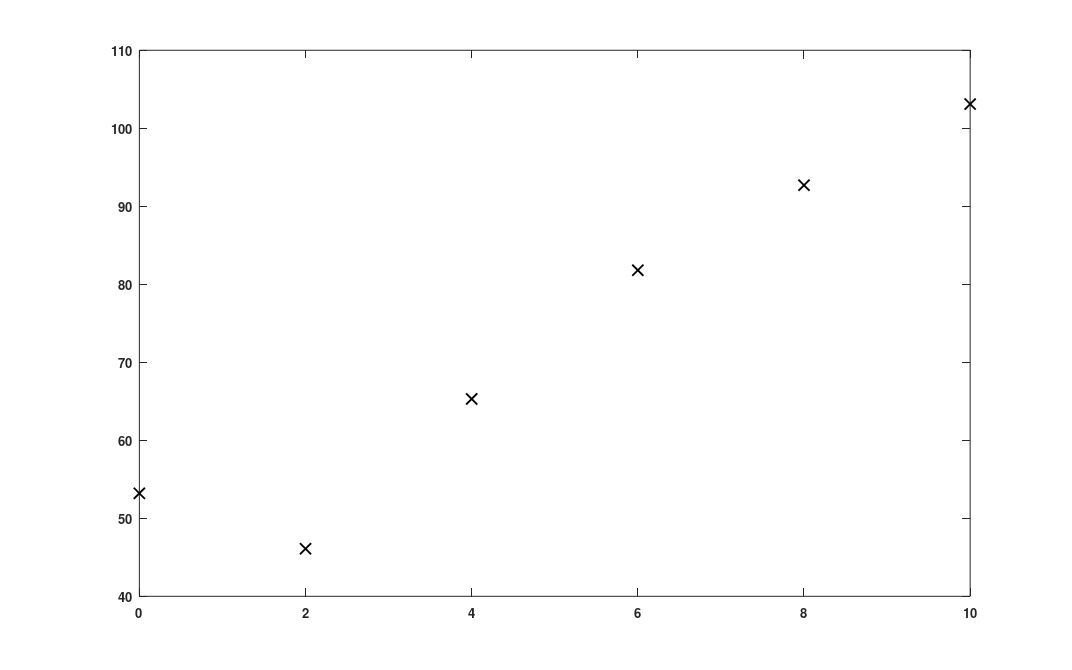

The MATLAB script that drew this image: (Note: this script raises an error after producing the figure.)
clear all
close all

% Ask for the input level of this data set
level = input('The level difference from average is (-20:10:20): ');

set(gcf, 'Position', [240 100 800 500], ...
    'PaperPosition', [0.6 0.6 16 10], 'InvertHardCopy', 'off')
set(gca, 'Fontsize', 14, 'FontWeight', 'bold', ...
    'box', 'on', 'NextPlot', 'add')

% The differences in dB between tones of a pair
% used in the constant stimuli experiment
intensity_diffs = 0:2:10;

% The next line 18 simulates a possible outcome of your experiment.
% Replace the data with the actual outcome of your experiment.
% *************************************************************** %
% The array YDATA must contain the percentages correct you obtained.
ydata = [53.2   46.1   65.3   81.8   92.7  103.1];
% *************************************************************** %

% Plot the points of the measured psychometric function
plot(intensity_diffs, ydata, 'xk', 'MarkerSize', 12, 'LineWidth', 2)

% Estimate the parameters of the cumulative, normal fit to the data.
[estimates, model] = Fitcumulnormal(intensity_diffs, ydata);
mean = estimates(1);
stdev = estimates(2);

% Show the estimated mean and standard deviation of the
% distribution
disp(' ')
fprintf('Estimated mean:     %4.2f\n', mean);
fprintf('Estimated st. dev.: %4.2f\n\n', stdev);

% Range of x values for which the fitting curve will
% be calculated and the corresponding fit.
xrange = (intensity_diffs(1)-0.9):0.01:(intensity_diffs(end)+0.9);
fit = 50+50*normcdf(xrange, mean, stdev);

% Plot the estimated cumulative normal distribution through the
% obtained estimates of the psychometric function
plot(xrange, fit, 'r', 'LineWidth', 2)
axis([xrange(1)-1 xrange(end)+1 41 109])
xlabel('intensity diffence (dB)')
ylabel('percentage correct (%)')
text(-1, 100, sprintf('level diff. from average: %4.0f dB', level), ...
    'Fontsize', 14, 'FontWeight', 'bold')
text(-1, 90, sprintf('mean:      %4.2f dB', mean), ...
    'Fontsize', 14, 'FontWeight', 'bold')
text(-1, 85, sprintf('st. dev.:   %4.2f dB', stdev), ...
    'Fontsize', 14, 'FontWeight', 'bold')

tim = sprintf('%4d %2d %2d; %2dh %2dm %2.0fs', clock);
if level == 0
    filename = ...
        sprintf('%s %s %s.jpg', mfilename, '__0_', tim);
else
    filename = ...
        sprintf('%s %s %s.jpg', mfilename, sprintf('%3.0d', level), tim);
end
for j = 1:length(filename)
    if filename(j) == ' '
        filename(j) = '_';
    end
end
print(gcf, '-djpeg', sprintf('%s', filename))

